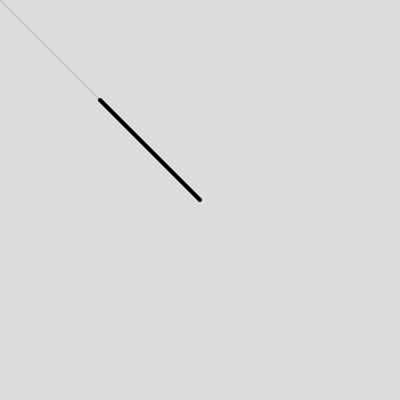
Frame 1 (no input)
Frame 60 (no input): identical to frame 1, image omitted
Frame 120 (the mouse pressed at the canvas centre since frame 60): blank canvas, image omitted

The p5.js sketch that drew this single still picture (run headless with seeded random() and noise() and a simulated clock; from frame 60 on, the mouse is pressed at the canvas centre):

// p5.js sketch
// ── sketch.js
function setup() {
  createCanvas(400, 400);
}

function draw() {
  background(220);

  let mouse = createVector(mouseX, mouseY);
  let center = createVector(width/2, height/2);

  mouse.sub(center);

  translate(width/2, height/2);
  strokeWeight(2);
  stroke(200);
  line(0,0,mouse.x, mouse.y);

  mouse.mult(0.5);

  stroke(0);
  strokeWeight(4);
  line(0,0,mouse.x, mouse.y);
}
